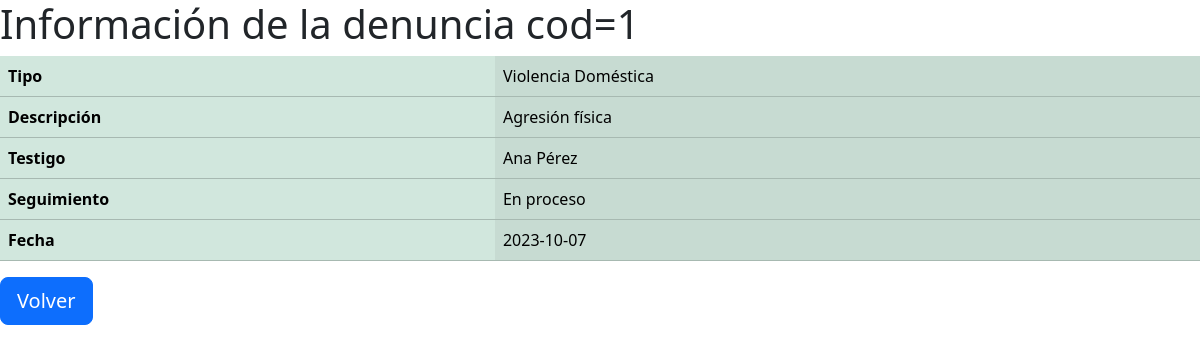
Screenshot of /controlador/denunciaInformacion.php?cod=1 (signed in) with the database file from the repository.
### tables this page shows
CREATE TABLE `denuncia` (
  `codDenuncia` int(11) NOT NULL AUTO_INCREMENT,
  `tipo` varchar(80) DEFAULT NULL,
  `descripcion` varchar(80) DEFAULT NULL,
  `testigo` varchar(80) DEFAULT NULL,
  `seguimiento` varchar(80) DEFAULT NULL,
  `fecha` date DEFAULT NULL,
  `codGeo` int(11) DEFAULT NULL,
  PRIMARY KEY (`codDenuncia`)
);

### controlador/denunciaInformacion.php (called while the page is built, shortened)
<?php
$cod = $_GET['cod'];
include("../modelo/DenunciaClase.php");
$car = new Denuncia($cod, "", "", "", "","","");
$res = $car->lista_especifica();
$reg = $res->fetch_assoc();
$tipo = $reg['tipo'];
$descripcion = $reg['descripcion'];
$testigo = $reg['testigo'];
$seguimiento = $reg['seguimiento'];
$fecha = $reg['fecha'];
include("../vista/Reporte_denuncias/DenunciaInformacion.php");
?>

### modelo/DenunciaClase.php (called while the page is built, shortened)
<?php
class Denuncia{
    private $codDenuncia;
    public function lista(){
        $db=new Conexion();
        $sql=$db->query("SELECT * FROM denuncia");
        return ($sql);
    }public function lista_especifica(){
        $db=new Conexion();
        $sql=$db->query("SELECT * FROM denuncia where codDenuncia=$this->codDenuncia");
        return ($sql);
    }
    public function setCodDenuncia($codDenuncia){
        $this->codDenuncia=$codDenuncia;
    }
}
?>

### vista/Reporte_denuncias/DenunciaInformacion.php (the view, shortened to what this page needs)
<!doctype html>
<html lang="en">
  <head>
    <link href="https://cdn.jsdelivr.net/npm/bootstrap@5.3.1/dist/css/bootstrap.min.css" rel="stylesheet">
  </head>
  <body>
  <h1>Información de la denuncia cod=<?php echo $cod; ?></h1>
<table class="table table-success table-striped-columns">
    <tr>
        <td><b>Tipo</b></td>
        <td><?php echo $tipo; ?></td>
    </tr>
    <tr>
        <td><b>Descripción</b></td>
        <td><?php echo $descripcion; ?></td>
    </tr>
    <tr>
        <td><b>Testigo</b></td>
        <td><?php echo $testigo; ?></td>
    </tr>
    <tr>
        <td><b>Seguimiento</b></td>
        <td><?php echo $seguimiento; ?></td>
    </tr>
    <tr>
        <td><b>Fecha</b></td>
        <td><?php echo $fecha; ?></td>
    </tr>
</table>
<button type="button" class="btn btn-primary btn-lg"  onclick="window.location.href='../controlador/denunciaLista.php'">Volver</button>
  </body>
</html>

### rows the page displays
denuncia: tipo "Violencia Doméstica", descripcion "Agresión física", testigo "Ana Pérez", seguimiento "En proceso", fecha "2023-10-07"
